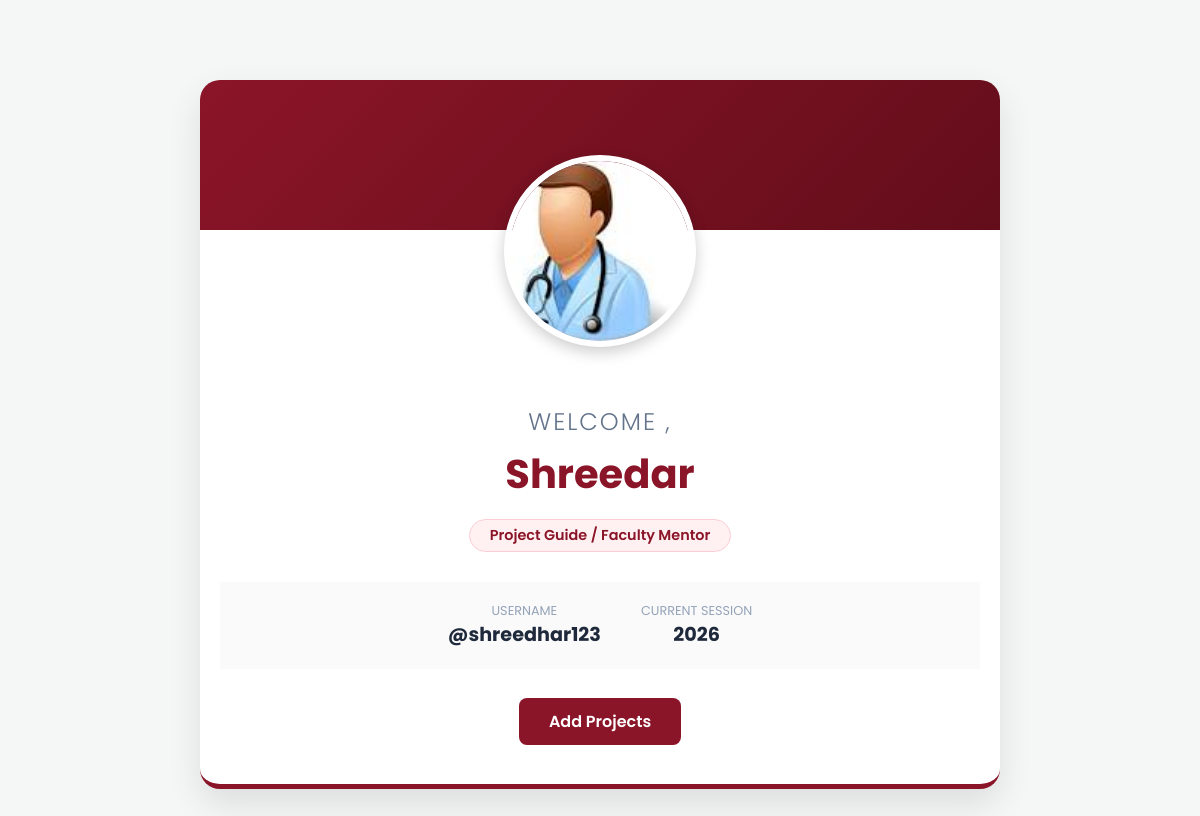
The page /defaultguide.php (signed in) on the database its author committed.
### tables this page shows
CREATE TABLE `guides` (
  `sino` int(11) NOT NULL,
  `name` varchar(100) NOT NULL,
  `quali` varchar(50) NOT NULL,
  `contno` varchar(20) NOT NULL,
  `deptid` varchar(10) DEFAULT NULL,
  `uname` varchar(20) NOT NULL,
  `pwd` varchar(20) NOT NULL,
  `sque` varchar(100) NOT NULL,
  `ans` varchar(50) NOT NULL,
  `imgname` varchar(100) NOT NULL
);

### db.php (called while the page is built, shortened)
<?php
$conn = mysqli_connect('localhost', 'root', '', 'pts');
function execute($sql) {
    global $conn;
    $res = $conn->query($sql);
    return $res;
}
?>

### defaultguide.php (the view, shortened to what this page needs)
<?php
$uname = $_SESSION['uname'];
include_once('db.php');
$sql = "select * from guides where uname='$uname'";
$res = execute($sql);
$row = $res->fetch_object();
$img = $row->imgname;
$name = $row->name;
?>
<!DOCTYPE html>
<html>
<head>
</head>
<body>
<div class="container">
    <div class="welcome-container fade-up">
        <div class="profile-img-wrapper">
            <img src='photos/<?php echo $img ?>' alt="Faculty Profile"
                 onerror="this.src='img/default-faculty.png';">
        </div>
        <div class="welcome-text">
            <h2>Welcome ,</h2>
            <h1 class="faculty-name"><?php echo $name ?></h1>
            <div class="status-badge">Project Guide / Faculty Mentor</div>
            <div class="quick-stats">
                <div class="stat-box">
                    <span>Username</span>
                    <b>@<?php echo $uname ?></b>
                </div>
                <div class="stat-box">
                    <span>Current Session</span>
                    <b><?php echo date('Y'); ?></b>
                </div>
            </div>
            <div style="margin-top: 40px;">
                <a href="addnewproject.php" class="btn" style="background: var(--maroon); color: white; padding: 12px 30px; border-radius: 8px; text-decoration: none; font-weight: 600;">
                    Add Projects
                </a>
            </div>
        </div>
    </div>
</div>
</body>
</html>

### defaultguide.php (style rules this page uses)
:root { --maroon: #8B1528; --gold: #D4AF37; --bg-light: #f4f7f6; }
body { background-color: var(--bg-light); font-family: 'Poppins', sans-serif; margin: 0; padding: 0; }
.welcome-container { max-width: 800px; margin: 80px auto; background: #fff; border-radius: 20px; box-shadow: 0 15px 35px rgba(0,0,0,0.1); overflow: hidden; text-align: center; border-bottom: 5px solid var(--maroon); }
.profile-img-wrapper { position: relative; margin-top: -75px; }
.profile-img-wrapper img { width: 180px; height: 180px; border-radius: 50%; border: 6px solid #fff; object-fit: fill; box-shadow: 0 5px 15px rgba(0,0,0,0.2); background-color: #eee; }
.welcome-text { padding: 30px 20px 50px; }
.welcome-text h2 { font-weight: 300; color: #64748b; margin-bottom: 5px; text-transform: uppercase; letter-spacing: 2px; }
.faculty-name { font-size: 2.5rem; color: var(--maroon); font-weight: 700; margin: 0; }
.status-badge { display: inline-block; margin-top: 15px; padding: 5px 20px; background: #fff1f2; color: var(--maroon); border-radius: 50px; font-weight: 600; font-size: 0.9rem; border: 1px solid #fecdd3; }
.quick-stats { display: flex; justify-content: center; gap: 40px; margin-top: 30px; padding: 20px; background: #fafafa; }
.stat-box { text-align: center; }
.stat-box span { display: block; color: #94a3b8; font-size: 0.8rem; text-transform: uppercase; }
.stat-box b { font-size: 1.2rem; color: #1e293b; }
.fade-up { animation: fadeUp 0.8s ease-out; }

### rows shown on the page
guides: imgname (picture), name "Shreedar"

### other values the page prints
$uname "shreedhar123"
